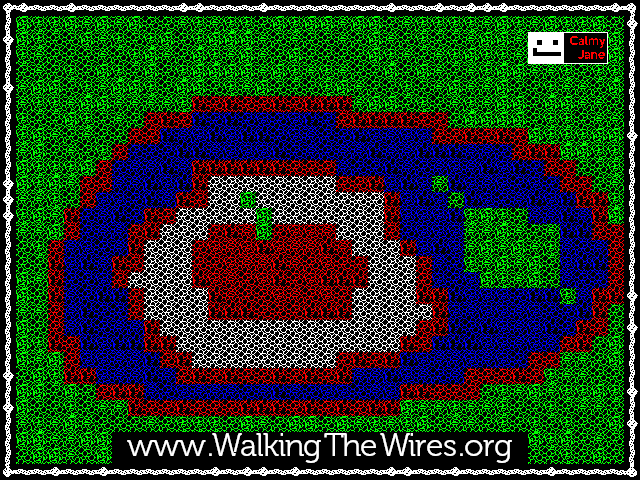

The image is a tile-based game level rendered from a .tmx file. Its description and complete source (layers, tilesets, objects, tile grids) follow:
An orthogonal 40x30 tile map with 16x16 px tiles, 1 tile layer (Kachelebene 1).

<map version="1.2" tiledversion="1.3.3" orientation="orthogonal" renderorder="right-down" width="40" height="30" tilewidth="16" tileheight="16" infinite="0" nextlayerid="2" nextobjectid="1">
 <tileset firstgid="1" source="myPONG.tsx" />
 <layer id="1" name="Kachelebene 1" width="40" height="30">
  <data encoding="csv">
213,151,86,86,151,86,86,86,86,86,86,151,151,86,86,86,151,86,86,86,86,86,86,86,151,86,86,151,86,151,151,151,86,86,86,86,86,86,151,212,
85,465,466,466,465,402,465,402,465,401,401,402,466,402,466,466,401,465,466,465,465,402,465,465,401,402,466,466,466,466,402,465,466,402,465,466,466,465,401,150,
150,465,466,401,401,465,402,466,401,466,465,401,466,465,465,465,402,401,402,401,401,402,401,465,402,401,466,401,401,402,465,465,402,677,678,679,680,681,465,85,
85,466,402,401,401,401,402,401,466,465,402,401,465,466,402,465,402,401,465,401,401,401,401,465,466,402,401,402,466,465,466,466,402,741,742,743,744,745,465,85,
85,401,402,401,466,401,465,466,401,465,401,466,465,465,465,465,402,465,466,402,466,402,401,401,465,401,465,402,401,402,466,465,465,402,402,466,401,466,466,85,
150,402,465,465,401,466,402,465,465,466,401,465,465,401,466,402,465,401,401,401,466,465,402,401,401,466,401,402,465,402,402,465,401,401,466,402,402,401,465,85,
85,402,466,466,402,465,465,402,402,402,402,466,405,341,405,341,341,405,341,405,405,405,402,465,465,401,466,401,402,466,402,465,465,401,465,465,402,402,401,85,
85,466,401,401,465,466,401,402,401,341,405,341,721,657,721,657,722,657,722,721,657,341,405,405,405,405,341,341,401,465,465,465,465,401,466,466,401,402,402,85,
85,466,465,402,401,402,401,401,341,341,721,658,722,721,722,721,721,657,722,658,657,657,721,722,658,722,722,341,341,405,341,405,341,465,466,466,466,465,465,150,
85,402,465,401,402,401,466,341,657,657,657,721,721,658,722,722,722,721,657,658,657,658,658,721,658,658,721,721,721,658,658,657,341,405,405,465,465,466,466,85,
85,465,466,466,466,465,341,657,658,658,721,658,405,405,405,405,405,405,341,341,341,658,657,657,721,658,657,658,722,658,721,722,721,657,341,341,401,401,466,85,
150,465,466,465,402,341,341,658,658,721,722,721,405,26,26,26,26,26,26,26,26,341,341,405,722,721,722,402,721,722,658,722,657,722,657,341,341,401,402,85,
150,402,402,466,401,341,722,722,657,721,658,405,341,26,26,465,26,26,26,26,26,26,26,26,405,722,721,722,401,721,722,657,658,721,722,721,405,405,466,85,
150,466,465,402,405,657,658,721,657,405,341,26,26,26,26,26,465,26,26,26,26,26,26,26,405,722,722,722,721,466,465,466,401,658,658,721,658,405,465,85,
85,402,402,465,341,657,658,658,341,405,26,26,26,341,405,342,465,341,406,406,342,26,26,26,341,657,722,722,722,402,402,465,402,401,402,721,721,341,341,85,
85,401,466,341,658,722,657,658,405,26,26,26,341,406,342,406,405,406,342,342,405,342,26,26,26,405,722,721,722,402,465,402,465,402,466,658,657,658,341,85,
85,401,401,405,722,721,658,405,341,26,26,26,341,341,406,342,342,405,342,341,406,341,341,26,26,26,341,658,657,466,402,465,402,465,401,722,721,721,341,85,
85,465,402,405,657,657,722,341,26,26,26,26,405,406,342,341,406,405,341,406,405,405,405,26,26,26,341,722,657,722,465,466,402,465,401,658,657,657,341,85,
85,465,401,405,658,657,721,721,341,26,26,26,26,405,342,341,341,406,342,341,406,341,26,26,26,26,405,405,721,722,722,722,657,721,721,466,658,405,405,150,
85,402,402,341,658,721,657,657,341,26,26,26,26,405,405,405,341,341,341,405,405,405,26,26,26,26,26,405,722,658,722,722,658,722,657,657,721,405,401,85,
85,465,401,341,658,721,657,658,658,405,26,26,26,26,26,26,26,26,26,26,26,26,26,26,26,26,341,405,721,657,721,722,658,722,721,657,405,341,401,150,
85,465,466,405,341,721,722,721,721,405,405,26,26,26,26,26,26,26,26,26,26,26,26,26,26,405,341,721,721,721,722,722,658,722,658,341,405,401,465,85,
85,465,402,465,341,722,722,658,658,721,341,405,26,26,26,26,26,26,26,26,26,341,405,341,405,721,722,658,658,722,658,722,657,341,341,402,402,401,465,85,
150,401,465,466,405,405,722,658,658,721,658,341,405,341,405,341,341,405,341,405,341,405,658,658,721,722,658,657,658,341,341,341,405,341,466,402,402,401,401,85,
85,465,465,401,465,401,341,405,405,658,657,722,658,658,658,657,658,721,658,657,722,722,657,658,722,405,405,341,341,341,401,466,402,465,402,466,466,465,466,150,
150,465,401,401,466,401,402,402,405,341,341,405,341,341,341,405,405,405,341,405,341,405,341,405,405,465,402,402,466,402,402,466,401,401,466,401,402,402,401,85,
85,402,466,402,465,402,401,401,401,402,401,466,466,466,401,465,402,401,465,465,401,465,402,466,402,466,465,401,402,402,401,466,401,466,401,466,401,401,465,150,
85,465,465,402,402,465,465,39,40,41,42,43,44,45,46,47,48,49,50,51,52,53,54,55,56,57,58,59,60,61,62,63,64,465,466,465,401,402,401,85,
85,401,465,465,402,401,465,103,104,105,106,107,108,109,110,111,112,113,114,115,116,117,118,119,120,121,122,123,124,125,126,127,128,401,401,466,401,465,401,85,
149,86,86,151,86,86,151,86,86,86,86,86,86,151,86,151,151,86,151,86,86,86,86,86,151,151,86,86,151,86,86,86,86,86,151,86,86,86,86,148
</data>
 </layer>
</map>
